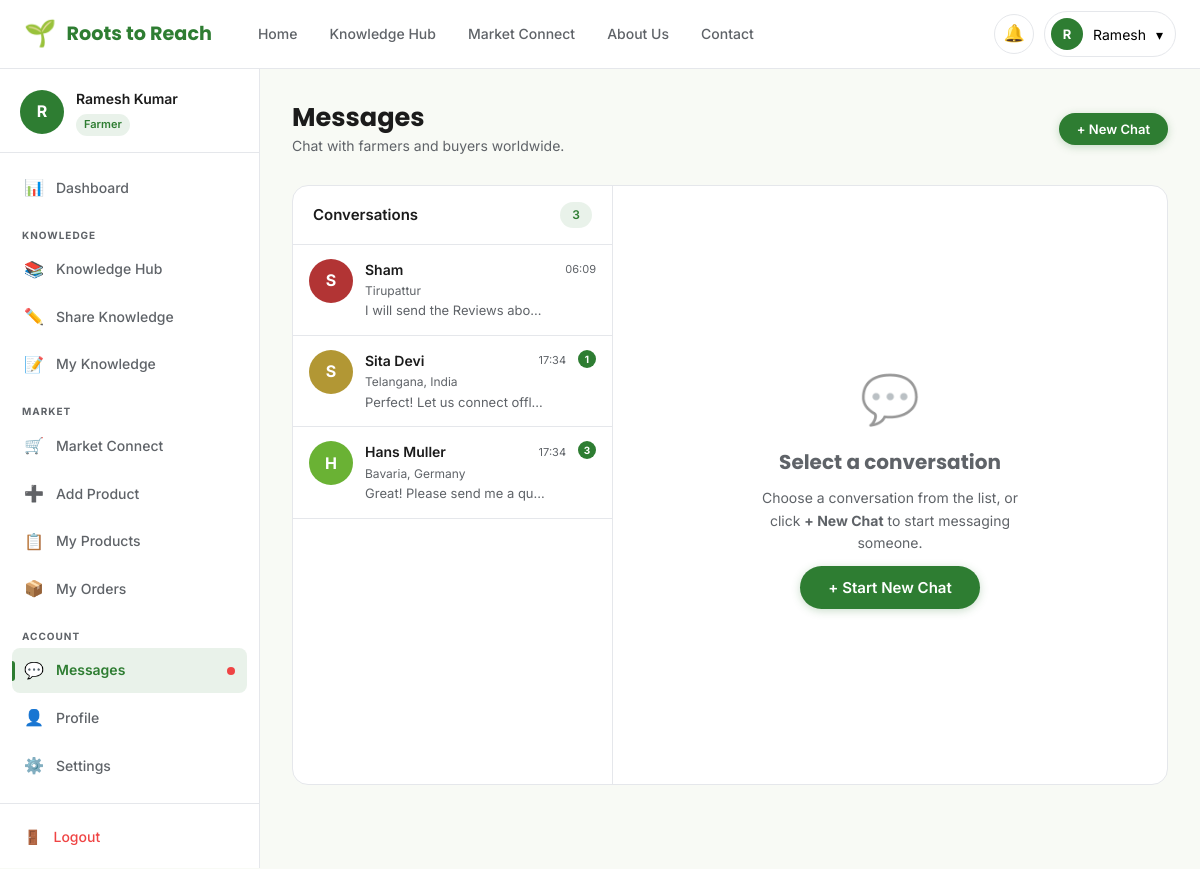
The page /messages (signed in) on the database its author committed.
### models.py (models this page shows, shortened)
class User(db.Model):
    __tablename__ = 'users'
    id = db.Column(db.Integer, primary_key=True)
    full_name = db.Column(db.String(120), nullable=False)
    email = db.Column(db.String(120), unique=True, nullable=False)
    phone = db.Column(db.String(20))
    location = db.Column(db.String(200))
    bio = db.Column(db.Text)
    skills = db.Column(db.String(300))
    password_hash = db.Column(db.String(256), nullable=False)
    role = db.Column(db.String(20), default='farmer')  # farmer, buyer, admin
    avatar = db.Column(db.String(200), default='default_avatar.png')
    created_at = db.Column(db.DateTime, default=datetime.utcnow)
    is_active = db.Column(db.Boolean, default=True)
    knowledge_posts = db.relationship('KnowledgePost', backref='author', lazy=True, foreign_keys='KnowledgePost.user_id')
    products = db.relationship('Product', backref='seller', lazy=True)
    notifications = db.relationship('Notification', backref='user', lazy=True)

class Message(db.Model):
    __tablename__ = 'messages'
    id = db.Column(db.Integer, primary_key=True)
    conversation_id = db.Column(db.Integer, db.ForeignKey('conversations.id'), nullable=False)
    sender_id = db.Column(db.Integer, db.ForeignKey('users.id'), nullable=False)
    content = db.Column(db.Text, nullable=False)
    is_read = db.Column(db.Boolean, default=False)
    created_at = db.Column(db.DateTime, default=datetime.utcnow)
    sender = db.relationship('User', foreign_keys=[sender_id])

class Conversation(db.Model):
    __tablename__ = 'conversations'
    id = db.Column(db.Integer, primary_key=True)
    user1_id = db.Column(db.Integer, db.ForeignKey('users.id'), nullable=False)
    user2_id = db.Column(db.Integer, db.ForeignKey('users.id'), nullable=False)
    created_at = db.Column(db.DateTime, default=datetime.utcnow)
    updated_at = db.Column(db.DateTime, default=datetime.utcnow)
    user1 = db.relationship('User', foreign_keys=[user1_id])
    user2 = db.relationship('User', foreign_keys=[user2_id])
    messages = db.relationship('Message', backref='conversation', lazy=True)

### app.py (the view, shortened to what this page needs)
@app.route('/messages')
@login_required
def messages():
    user     = current_user()
    conv_id  = request.args.get('conv', type=int)
    conversations = Conversation.query.filter(
        (Conversation.user1_id == user.id) | (Conversation.user2_id == user.id)
    ).order_by(Conversation.updated_at.desc()).all()
    active_conv   = None
    chat_messages = []
    all_users = User.query.filter(User.id != user.id, User.is_active == True).all()
    return render_template('messages.html', user=user, conversations=conversations,
                           active_conv=active_conv, chat_messages=chat_messages,
                           all_users=all_users)

### templates/messages.html (shortened to what this page needs)
{% extends "base.html" %}
{% block extra_css %}
<link rel="stylesheet" href="{{ url_for('static', filename='css/pages.css') }}">
<link rel="stylesheet" href="{{ url_for('static', filename='css/dashboard.css') }}">
{% endblock %}
{% block content %}
<div class="dashboard-layout">
  {% include '_sidebar.html' %}
  <main class="dashboard-main">
    <div class="dash-header">
      <div><h1>Messages</h1><p>Chat with farmers and buyers worldwide.</p></div>
      <button class="btn btn-primary btn-sm" onclick="document.getElementById('newChatModal').style.display='flex'">
        + New Chat
      </button>
    </div>
    <div class="messages-layout">
      <div class="conv-list">
        <div class="conv-list-header">
          <span>Conversations</span>
          <span class="badge badge-green">{{ conversations|length }}</span>
        </div>
        {% for conv in conversations %}
          {% set other = conv.user2 if conv.user1_id == user.id else conv.user1 %}
          {% set last_msg = conv.messages[-1] if conv.messages else none %}
          {% set unread = conv.messages|selectattr('sender_id','ne',user.id)|selectattr('is_read','equalto',False)|list|length %}
          <a href="{{ url_for('messages', conv=conv.id) }}"
             class="conv-item {% if active_conv and active_conv.id == conv.id %}active{% endif %}">
            <div class="conv-avatar" style="background:hsl({{ loop.index0 * 47 }},55%,45%)">
              {{ other.full_name[0].upper() }}
            </div>
            <div style="flex:1;min-width:0">
              <div style="display:flex;justify-content:space-between;align-items:center">
                <span class="conv-name">{{ other.full_name }}</span>
                {% if last_msg %}
                <span class="conv-time">{{ last_msg.created_at.strftime('%H:%M') }}</span>
                {% endif %}
              </div>
              <p class="conv-preview" style="font-size:12px;color:var(--text-secondary)">
                {{ other.location or other.role.title() }}
              </p>
              {% if last_msg %}
              <p class="conv-preview">{{ last_msg.content[:38] }}{% if last_msg.content|length > 38 %}...{% endif %}</p>
              {% endif %}
            </div>
            {% if unread > 0 %}
            <span style="width:18px;height:18px;border-radius:50%;background:var(--primary);color:white;font-size:10px;font-weight:700;display:flex;align-items:center;justify-content:center;flex-shrink:0">{{ unread }}</span>
            {% endif %}
          </a>
        {% else %}
          <div class="empty-state" style="padding:32px 16px">
            <div class="empty-icon">💬</div>
            <h3 style="font-size:14px">No conversations yet</h3>
            <p style="font-size:12px">Click "New Chat" to start messaging.</p>
          </div>
        {% endfor %}
      </div>
      <div class="chat-area">
        {% if active_conv %}
          {% set other = active_conv.user2 if active_conv.user1_id == user.id else active_conv.user1 %}
          <div class="chat-header">
            <div class="conv-avatar" style="background:var(--primary)">{{ other.full_name[0].upper() }}</div>
            <div style="flex:1">
              <p class="chat-header-name">{{ other.full_name }}</p>
              <p style="font-size:12px;color:var(--text-secondary)">📍 {{ other.location or other.role.title() }}</p>
            </div>
            <a href="{{ url_for('profile', user_id=other.id) }}" class="btn btn-outline btn-sm">View Profile</a>
          </div>
          <div class="chat-messages" id="chatMessages">
            {% for msg in chat_messages %}
            <div class="chat-msg {% if msg.sender_id == user.id %}mine{% else %}theirs{% endif %}">
              <div class="chat-bubble">{{ msg.content }}</div>
              <p class="chat-time">{{ msg.created_at.strftime('%b %d, %H:%M') }}</p>
            </div>
            {% else %}
            <div style="text-align:center;color:var(--text-secondary);font-size:14px;padding:40px 24px">
              <div style="font-size:48px;margin-bottom:12px">👋</div>
              Start the conversation with {{ other.full_name.split()[0] }}!
            </div>
            {% endfor %}
          </div>
          <form class="chat-input-area" method="POST" action="{{ url_for('send_message') }}">
            <input type="hidden" name="conversation_id" value="{{ active_conv.id }}">
            <textarea name="content" class="chat-input" placeholder="Type a message..." rows="1" required
                      onkeydown="if(event.key==='Enter'&&!event.shiftKey){event.preventDefault();this.form.submit()}"></textarea>
            <button type="submit" class="btn btn-primary">Send</button>
          </form>
        {% else %}
          <div class="chat-empty">
            <div class="chat-empty-icon">💬</div>
            <h3>Select a conversation</h3>
            <p style="font-size:14px;text-align:center;max-width:280px">
              Choose a conversation from the list, or click <strong>+ New Chat</strong> to start messaging someone.
            </p>
            <button class="btn btn-primary" onclick="document.getElementById('newChatModal').style.display='flex'">
              + Start New Chat
            </button>
          </div>
        {% endif %}
      </div>
    </div>
  </main>
</div>
{% endblock %}

### templates/base.html (shortened to what this page needs)
<!DOCTYPE html>
<html lang="en">
<head>
  <link rel="stylesheet" href="{{ url_for('static', filename='css/global.css') }}">
  <link rel="stylesheet" href="{{ url_for('static', filename='css/navbar.css') }}">
  {% block extra_css %}{% endblock %}
</head>
<body>
  <nav class="navbar" role="navigation" aria-label="Main navigation">
    <div class="container">
      <div class="navbar-inner">
        <a href="{{ url_for('home') }}" class="navbar-brand" aria-label="Roots to Reach Home">
          <span class="brand-icon">🌱</span>
          <span>Roots to Reach</span>
        </a>
        <ul class="navbar-nav" role="list">
          <li><a href="{{ url_for('home') }}" class="nav-link {% if request.endpoint=='home' %}active{% endif %}">Home</a></li>
          <li><a href="{{ url_for('knowledge_hub') }}" class="nav-link {% if request.endpoint in ['knowledge_hub','knowledge_detail'] %}active{% endif %}">Knowledge Hub</a></li>
          <li><a href="{{ url_for('marketplace') }}" class="nav-link {% if request.endpoint in ['marketplace','product_detail'] %}active{% endif %}">Market Connect</a></li>
          <li><a href="{{ url_for('about') }}" class="nav-link {% if request.endpoint=='about' %}active{% endif %}">About Us</a></li>
          <li><a href="{{ url_for('contact') }}" class="nav-link {% if request.endpoint=='contact' %}active{% endif %}">Contact</a></li>
        </ul>
        <div class="navbar-actions">
          {% if user %}
            <a href="{{ url_for('dashboard') }}" class="notif-btn" aria-label="Notifications">
              🔔
            </a>
            <div class="user-menu">
              <button class="user-menu-btn" id="userMenuBtn" aria-haspopup="true" aria-expanded="false">
                <div class="user-avatar-text">{{ user.full_name[0].upper() }}</div>
                <span>{{ user.full_name.split()[0] }}</span>
                <span>▾</span>
              </button>
            </div>
          {% else %}
            <a href="{{ url_for('login') }}" class="btn btn-outline btn-sm">Log In</a>
            <a href="{{ url_for('signup') }}" class="btn btn-primary btn-sm">Sign Up</a>
          {% endif %}
        </div>
      </div>
    </div>
  </nav>
  <main id="main-content">
    {% block content %}{% endblock %}
  </main>
</body>
</html>

### templates/_sidebar.html (shortened to what this page needs)
<aside class="sidebar" id="sidebar" role="navigation" aria-label="Dashboard navigation">
  <div class="sidebar-user">
    <div class="sidebar-avatar-wrap">
      <div class="sidebar-avatar">{{ user.full_name[0].upper() }}</div>
      <div>
        <p class="sidebar-user-name">{{ user.full_name }}</p>
        <span class="sidebar-user-role">{{ user.role.title() }}</span>
      </div>
    </div>
  </div>
  <nav class="sidebar-nav">
    <a href="{{ url_for('dashboard') }}" class="sidebar-link {% if request.endpoint=='dashboard' %}active{% endif %}"><span class="link-icon">📊</span> Dashboard</a>
    <div class="sidebar-section-label">Knowledge</div>
    <a href="{{ url_for('knowledge_hub') }}" class="sidebar-link {% if request.endpoint=='knowledge_hub' %}active{% endif %}"><span class="link-icon">📚</span> Knowledge Hub</a>
    <a href="{{ url_for('share_knowledge') }}" class="sidebar-link {% if request.endpoint=='share_knowledge' %}active{% endif %}"><span class="link-icon">✏️</span> Share Knowledge</a>
    <a href="{{ url_for('my_knowledge') }}" class="sidebar-link {% if request.endpoint=='my_knowledge' %}active{% endif %}"><span class="link-icon">📝</span> My Knowledge</a>
    <div class="sidebar-section-label">Market</div>
    <a href="{{ url_for('marketplace') }}" class="sidebar-link {% if request.endpoint=='marketplace' %}active{% endif %}"><span class="link-icon">🛒</span> Market Connect</a>
    <a href="{{ url_for('add_product') }}" class="sidebar-link {% if request.endpoint=='add_product' %}active{% endif %}"><span class="link-icon">➕</span> Add Product</a>
    <a href="{{ url_for('my_products') }}" class="sidebar-link {% if request.endpoint=='my_products' %}active{% endif %}"><span class="link-icon">📋</span> My Products</a>
    <a href="{{ url_for('orders') }}" class="sidebar-link {% if request.endpoint=='orders' %}active{% endif %}"><span class="link-icon">📦</span> My Orders</a>
    <div class="sidebar-section-label">Account</div>
    <a href="{{ url_for('messages') }}" class="sidebar-link {% if request.endpoint=='messages' %}active{% endif %}"><span class="link-icon">💬</span> Messages <span class="badge-dot"></span></a>
    <a href="{{ url_for('profile', user_id=user.id) }}" class="sidebar-link {% if request.endpoint=='profile' %}active{% endif %}"><span class="link-icon">👤</span> Profile</a>
    <a href="{{ url_for('settings') }}" class="sidebar-link {% if request.endpoint=='settings' %}active{% endif %}"><span class="link-icon">⚙️</span> Settings</a>
  </nav>
  <div class="sidebar-logout-wrap">
    <a href="{{ url_for('logout') }}" class="sidebar-logout"><span>🚪</span> Logout</a>
  </div>
</aside>

### rows shown on the page
User: full_name "R", full_name "Ramesh", full_name "Ramesh Kumar", role "Farmer"
User: full_name "S", full_name "Sham", location "Tirupattur"
Message: created_at "06:09", content "I will send the Reviews abo…"
Conversation: unread "1"
User: full_name "S", full_name "Sita Devi", location "Telangana, India"
Message: created_at "17:34", content "Perfect! Let us connect offl…"
Conversation: unread "3"
User: full_name "H", full_name "Hans Muller", location "Bavaria, Germany"
Message: created_at "17:34", content "Great! Please send me a qu…"

### other values the page prints
{{ conversations|length }} "3"
